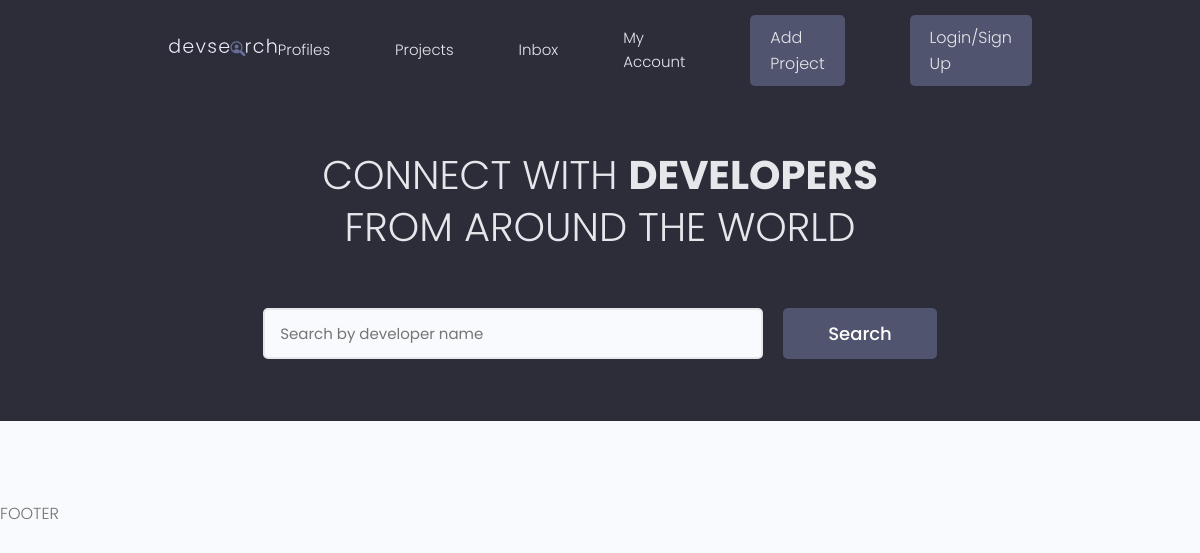
Before: / with the older database file.
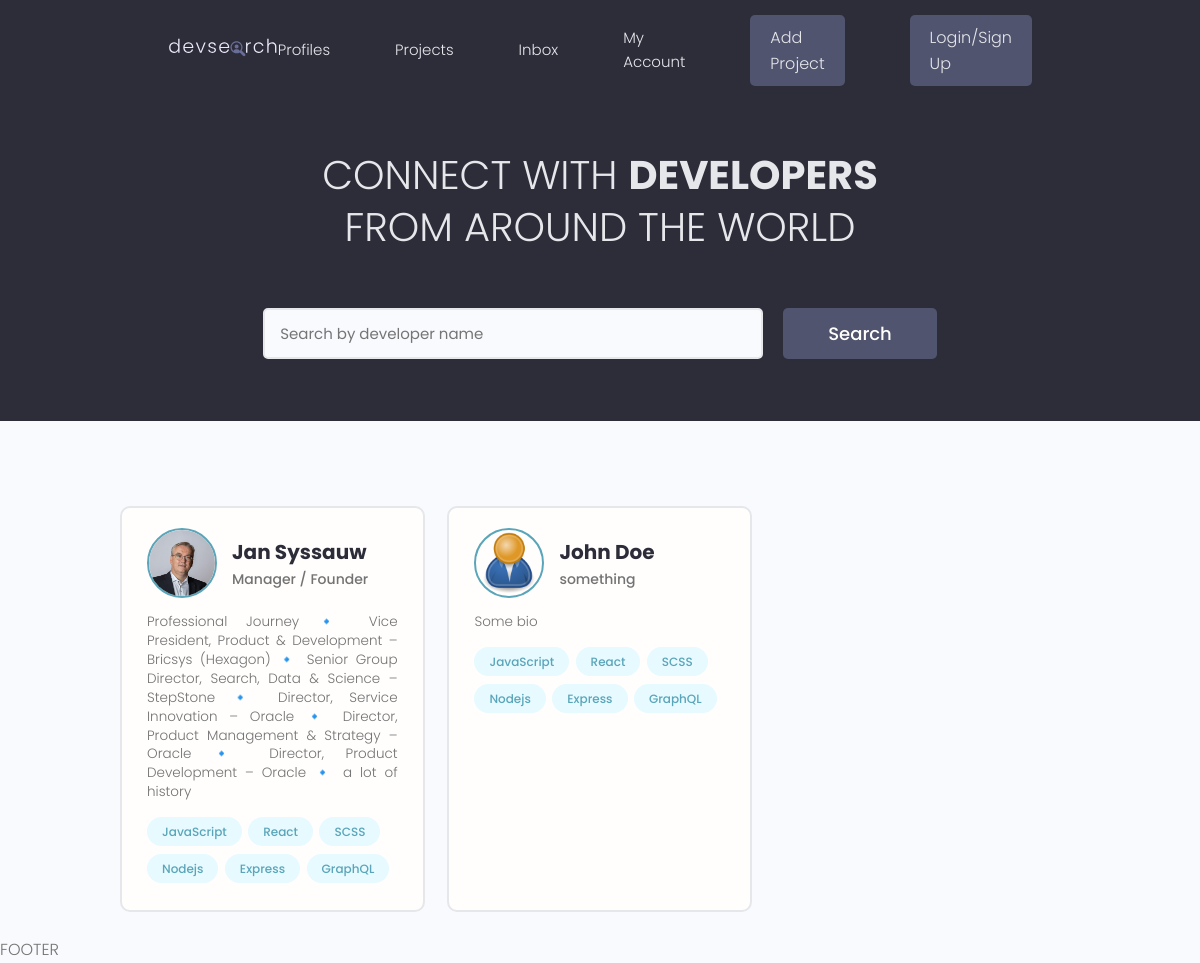
After: the same page with the newer database file.
### users/models.py (models this page shows, shortened)
class Profile(models.Model):
    user = models.OneToOneField(User, on_delete=models.CASCADE, null=True, blank=True)     ## if the user is deleted, the related profile is deleted
    name = models.CharField(max_length=200, blank=True, null=True)
    email = models.EmailField(max_length=500, blank=True, null=True)
    username = models.CharField(max_length=200, blank=True, null=True)
    short_intro = models.CharField(max_length=1000, blank=True, null=True)
    bio = models.TextField(blank=True, null=True)
    profile_image = models.ImageField(upload_to='profiles/', blank=True, null=True, default="profiles/user-default.png")       ## by default it goes to static/image
    social_github = models.CharField(max_length=200, blank=True, null=True)
    social_twitter = models.CharField(max_length=200, blank=True, null=True)
    social_linkedin = models.CharField(max_length=200, blank=True, null=True)
    social_youtube = models.CharField(max_length=200, blank=True, null=True)
    social_website = models.CharField(max_length=200, blank=True, null=True)
    created = models.DateTimeField(auto_now_add=True)           # upon creation timestamp created
    id = models.UUIDField(default=uuid.uuid4, unique=True, primary_key=True, editable=False)                   #by default (if ID is not specified django will create an autoincrement ID)

### users/views.py (the view)
# urls.py: path('', views.profiles, name ='profiles'),
def profiles(request):                                  ## step 81 - register the view.
    profiles = Profile.objects.all()
    context = {'profiles': profiles}                  # step 82 - pass the profiles to the template.
    return render(request, 'users/profiles.html',context)

### users/templates/users/profiles.html (shortened to what this page needs)
{% extends 'main.html' %}
{% block content %}
 <main class="home">
    <section class="hero-section text-center">
      <div class="container container--narrow">
        <div class="hero-section__box">
          <h2>CONNECT WITH <span>DEVELOPERS</span></h2>
          <h2>FROM AROUND THE WORLD</h2>
        </div>
        <div class="hero-section__search">
          <form class="form" action="#" method="get">
            <div class="form__field">
              <input class="input input--text" id="formInput#search" type="text" name="text"
                placeholder="Search by developer name" />
            </div>
            <input class="btn btn--sub btn--lg" type="submit" value="Search" />
          </form>
        </div>
      </div>
    </section>
    <section class="devlist">
      <div class="container">
        <div class="grid grid--three">
        {% for profile in profiles %}
          <div class="column card">
            <div class="dev">
              <a href="/profile.html" class="card__body">
                <div class="dev__profile">
                  <img class="avatar avatar--md" src="{{profile.profile_image.url}}" alt="image" />
                  <div class="dev__meta">
                    <h3>{{ profile.name}} </h3>
                    <h5>{{ profile.short_intro}}</h5>
                  </div>
                </div>
                <p class="dev__info">
                  {{ profile.bio|slice:"400"}}
                </p>
                <div class="dev__skills">
                  <span class="tag tag--pill tag--main">
                    <small>JavaScript</small>
                  </span>
                  <span class="tag tag--pill tag--main">
                    <small>React</small>
                  </span>
                  <span class="tag tag--pill tag--main">
                    <small>SCSS</small>
                  </span>
                  <span class="tag tag--pill tag--main">
                    <small>Nodejs</small>
                  </span>
                  <span class="tag tag--pill tag--main">
                    <small>Express</small>
                  </span>
                  <span class="tag tag--pill tag--main">
                    <small>GraphQL</small>
                  </span>
                </div>
              </a>
            </div>
          </div>
        {% endfor %}
        </div>
      </div>
    </section>
  </main>
{% endblock content %}

### templates/main.html (shortened to what this page needs)
<!DOCTYPE html>
{% load static %}
<html lang="en">
    <html></html>
<head>
    <link rel="stylesheet" href="https://cdn.iconmonstr.com/1.3.0/css/iconmonstr-iconic-font.min.css" />
    <link rel="stylesheet" href="{% static 'uikit/styles/uikit.css' %}" />
    <link rel="stylesheet" href="{% static 'styles/app.css' %}" />
</head>
<body>
    {% include 'navbar.html' %}
    {% block content %}
    {% endblock content %}
    <p>FOOTER</p>
</body>
</html>

### templates/navbar.html (shortened to what this page needs)
{% load static %}
<header class="header">
    <div class="container container--narrow">
      <a href="{% url 'profiles' %}" class="header__logo">
        <img src="{% static 'images/logo.svg' %}" alt="DevSearch Logo" />
      </a>
      <nav class="header__nav">
        <ul class="header__menu">
          <li class="header__menuItem"><a href="{% url 'profiles' %}">Profiles</a></li>
          <li class="header__menuItem"><a href="{% url 'projects' %}">Projects</a></li>
          <li class="header__menuItem"><a href="inbox.html">Inbox</a></li>
          <li class="header__menuItem"><a href="account.html">My Account</a></li>
          <li class="header__menuItem"><a href="{% url 'create-project' %}" class="btn btn--sub">Add Project</a></li>
          <li class="header__menuItem"><a href="login.html" class="btn btn--sub">Login/Sign Up</a></li>
        </ul>
      </nav>
    </div>
  </header>

### static/styles/app.css (style rules this page uses)
:root { --color-sub: #2d2d39; }
.btn--sub { background-color: var(--color-sub-light); }
.card { border: 2px solid var(--color-light); }
img { width: 100%; }
.header { position: sticky; z-index: 111; background-color: var(--color-sub); padding: 1.5rem 0; }
.header > .container { display: flex; justify-content: space-between; align-items: center; }
.header__logo > img { height: 3.8rem; }
.header__nav > ul { display: inline-flex; align-items: center; list-style: none; gap: 6.5rem; }
.header__menuItem > a { color: var(--color-light); font-weight: 300; }
.hero-section { height: 40vh; display: flex; align-items: center; background-color: var(--color-sub); }
.hero-section__box { margin-bottom: 4rem; }
.hero-section__box > h2, .hero-section__box > h2 > span { font-size: 4rem; color: var(--color-light); line-height: 1.3; text-transform: uppercase; }
.hero-section__box > h2 { font-weight: 300; }
.hero-section__box > h2 > span { font-weight: 700; }
.hero-section__search > .form { display: flex; align-items: center; justify-content: center; gap: 2rem; }
.hero-section__search > .form input.input--text { width: 50rem; }
.devlist { margin-top: 8rem; }
.devlist .grid { align-items: stretch; }
.devlist .dev .dev__profile { display: flex; align-items: center; gap: 1.5rem; }
.devlist .dev .dev__meta h3 { color: var(--color-sub); font-size: 2rem; font-weight: 700; }
.devlist .dev .dev__meta h5 { color: var(--color-text); font-size: 1.4rem; font-weight: 500; }
.devlist .dev .dev__info { margin: 1.5rem 0; font-size: 1.35rem; line-height: 1.4; text-align: justify; }

### static/uikit/styles/modules/_variables.css (style rules this page uses)
:root { --color-main: #5aa5b9; --color-main-light: #e6faff; --color-sub: #3f4156; --color-sub-light: #51546e; --color-sub-lighter: #ededfd; --color-text: #737373; --color-gray: #8b8b8b; --color-light: #e5e7eb; --color-light-gray: #767676; --color-bg: #f8fafd; --color-white: #fffefd; --color-white-light: #f3f3f3; --color-success: #359e64; --color-success-bg: #def8e8; --color-error: #fc4b0b; --color-error-bg: #fff2ee; --font-base: 'Poppins', arial, helvetica, 'Segoe UI', roboto, ubuntu, sans-serif; --font-monospace: 'Fira Code', 'Courier New', courier, monospace; --font-regular: 300; --font-medium: 500; --font-bold: 700; --generic-shadow: 1px 1px 5px #00000010; --generic-transition: all 0.3s ease-in-out; }

### static/uikit/styles/modules/_base.css (style rules this page uses)
* { margin: 0; padding: 0; box-sizing: border-box; text-rendering: optimizeLegibility; color: inherit; font-size: inherit; }
html { font-size: 50%; }
@media only screen and (min-width: 480px) { html { font-size: 56.25%; } }
@media only screen and (min-width: 1200px) { html { font-size: 62.5%; } }
body { line-height: 1.6; font-weight: 400; font-size: 1.5rem; color: var(--color-text); background-color: var(--color-bg); min-height: 100vh; }

### static/uikit/styles/modules/_typography.css (style rules this page uses)
* { font-family: var(--font-base); }
h2 { font-size: 3.6rem; font-weight: var(--font-bold); }
h3 { font-size: 3.2rem; font-weight: var(--font-medium); }
h5 { font-size: 2.4rem; font-weight: var(--font-medium); }
h5, h6 { font-weight: var(--font-regular); }
p, span, strong { font-size: 1.6rem; color: var(--color-text); font-weight: var(--font-regular); }
a { padding-bottom: 2px; text-decoration: none; display: inline-block; color: var(--color-main); font-weight: var(--font-medium); }

### static/uikit/styles/modules/_utilities.css (style rules this page uses)
.container { width: 92%; max-width: 165rem; margin: 0 auto; box-sizing: border-box; }
.container--narrow { width: 92%; max-width: 120rem; }
@media screen and (min-width: 1000px) { .container { width: 90%; } }
@media screen and (min-width: 1000px) { .container--narrow { width: 85%; } }
@media screen and (min-width: 1200px) { .container { width: 80%; } }
@media screen and (min-width: 1200px) { .container--narrow { width: 72%; } }
.text-center { text-align: center; }

### static/uikit/styles/modules/_avatar.css (style rules this page uses)
.avatar { border-radius: 50%; border: 2px solid var(--color-main); object-fit: cover; }
.avatar--md { height: 7rem; width: 7rem; }

### static/uikit/styles/modules/_button.css (style rules this page uses)
.btn { display: inline-block; position: relative; cursor: pointer; background-color: var(--color-light); font-weight: var(--font-medium); color: var(--color-sub); text-decoration: none; padding: 1rem 2rem; border-radius: 0.5rem; border: none; width: -webkit-fit-content; width: -moz-fit-content; width: fit-content; height: -webkit-fit-content; height: -moz-fit-content; height: fit-content; font-size: 1.6rem; outline-width: 0; outline-color: transparent; -webkit-backface-visibility: hidden; backface-visibility: hidden; transition: all 0.3s ease-in-out; }
.btn--sub { background-color: var(--color-sub); color: var(--color-white); }
.btn--lg { font-size: 1.8rem; padding: 1.2rem 4.5rem; }

Changed rows visible on the page:
added Profile: profile_image (picture), name "Jan Syssauw", short_intro "Manager / Founder", bio "Professional Journey 🔹 Vice President, Product & Development – Bricsys (Hexagon) 🔹 Senior Group Director, Search, Data & Science – StepStone 🔹 Director, Service Innovation – Oracle 🔹 Director, Product Management & Strategy – Oracle 🔹 Director, Product Development – Oracle 🔹 a lot of history"
added Profile: profile_image (placeholder picture), name "John Doe", short_intro "something", bio "Some bio"
